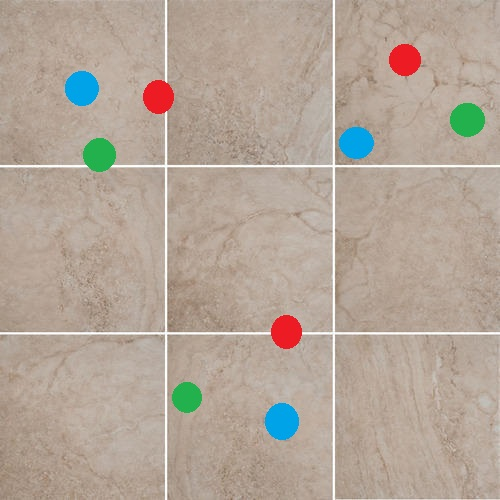
#> input picture algorithms/localization/test.jpg, 500 x 500 px
$ python -i detect_circle.py   (imports and definitions only)
#> lines starting #> are read from the running program, lines starting #| are printed output that depends on the picture
import cv2
import numpy as np

def detect_circle(img):

    LED_list= []

    #importing mask parameters
    file = open(r"mask parameters", "r+")
    param_list = file.readlines()

    lh_b = int(param_list[0])
    ls_b = int(param_list[1])
    lv_b = int(param_list[2])

    uh_b = int(param_list[3])
    us_b = int(param_list[4])
    uv_b = int(param_list[5])

    lh_g = int(param_list[6])
    ls_g = int(param_list[7])
    lv_g = int(param_list[8])

    uh_g = int(param_list[9])
    us_g = int(param_list[10])
    uv_g = int(param_list[11])

    lh_r = int(param_list[12])
    ls_r = int(param_list[13])
    lv_r = int(param_list[14])

    uh_r = int(param_list[15])
    us_r = int(param_list[16])
    uv_r = int(param_list[17])

    # defining the lower bound and upper bound vectors

    l_b = np.array([lh_b, ls_b, lv_b])
    u_b = np.array([uh_b, us_b, uv_b])

    l_g = np.array([lh_g, ls_g, lv_g])
    u_g = np.array([uh_g, us_g, uv_g])

    l_r = np.array([lh_r, ls_r, lv_r])
    u_r = np.array([uh_r, us_r, uv_r])

    # using these bounds on the received image to genberate a mask

    img_hsv = cv2.cvtColor(img, cv2.COLOR_BGR2HSV)
    mask_b = cv2.inRange(img_hsv, l_b, u_b)  # mask created using threshold values
    res_b = cv2.bitwise_and(img, img, mask=mask_b)
    gray_res_b = cv2.cvtColor(res_b, cv2.COLOR_BGR2GRAY)
    gray_res_b= cv2.equalizeHist(gray_res_b)
    gray_res_b = cv2.blur(gray_res_b, (3, 3))

    cv2.imshow("masked image_b", gray_res_b)

    # Apply Hough transform on the blurred image.
    detected_circles = cv2.HoughCircles(gray_res_b,
                                        cv2.HOUGH_GRADIENT, 1, 50, param1=20,
                                        param2=10, minRadius=1, maxRadius=60)

    # Draw circles that are detected.
    if detected_circles is not None:

        # Convert the circle parameters a, b and r to integers.
        detected_circles = np.uint16(np.around(detected_circles))

        for pt in detected_circles[0, :]:
            LED_list.append([pt[0],pt[1],"b", pt[2]])
            # Draw the circumference of the circle.
            cv2.circle(img, (pt[0], pt[1]), pt[2], (0, 255, 0), 2)

            # Draw a small circle (of radius 1) to show the center.
            cv2.circle(img, (pt[0], pt[1]), 1, (0, 0, 0), 3)


   # Now detecting green circles

    mask_g = cv2.inRange(img_hsv, l_g, u_g)  # mask created using threshold values
    res_g = cv2.bitwise_and(img, img, mask=mask_g)
    gray_res_g = cv2.cvtColor(res_g, cv2.COLOR_BGR2GRAY)
    gray_res_g = cv2.equalizeHist(gray_res_g)
    gray_res_g = cv2.blur(gray_res_g, (3, 3))

    cv2.imshow("masked image_g", gray_res_g)

    # Apply Hough transform on the blurred image.
    detected_circles = cv2.HoughCircles(gray_res_g,
                                        cv2.HOUGH_GRADIENT, 1, 50, param1=20,
                                        param2=10, minRadius=1, maxRadius=60)

    # Draw circles that are detected.
    if detected_circles is not None:

        # Convert the circle parameters a, b and r to integers.
        detected_circles = np.uint16(np.around(detected_circles))

        for pt in detected_circles[0, :]:
            LED_list.append([pt[0], pt[1], "g", pt[2]])
            # Draw the circumference of the circle.
            cv2.circle(img, (pt[0], pt[1]), pt[2], (0, 255, 0), 2)

            # Draw a small circle (of radius 1) to show the center.
            cv2.circle(img, (pt[0], pt[1]), 1, (0, 0, 0), 3)

    # Now detecting red circles

    mask_r = cv2.inRange(img_hsv, l_r, u_r)  # mask created using threshold values
    res_r = cv2.bitwise_and(img, img, mask=mask_r)
    gray_res_r = cv2.cvtColor(res_r, cv2.COLOR_BGR2GRAY)
    gray_res_r = cv2.equalizeHist(gray_res_r)
    gray_res_r = cv2.blur(gray_res_r, (5, 5))

    cv2.imshow("masked image_r", gray_res_r)

    # Apply Hough transform on the blurred image.
    detected_circles = cv2.HoughCircles(gray_res_r,
                                        cv2.HOUGH_GRADIENT, 1, 60, param1=30,
                                        param2=20, minRadius=10, maxRadius=60)

    # Draw circles that are detected.
    if detected_circles is not None:

        # Convert the circle parameters a, b and r to integers.
        detected_circles = np.uint16(np.around(detected_circles))

        for pt in detected_circles[0, :]:
            LED_list.append([pt[0], pt[1], "r", pt[2]])
            # Draw the circumference of the circle.
            cv2.circle(img, (pt[0], pt[1]), pt[2], (0, 255, 0), 2)

            # Draw a small circle (of radius 1) to show the center.
            cv2.circle(img, (pt[0], pt[1]), 1, (0, 0, 0), 3)

    print(LED_list)
    cv2.imshow("Detected Circle", img)


    cv2.waitKey(0)

# [2 lines not run here, left out]

>>> import cv2
>>> picture = cv2.imread('test.jpg', cv2.IMREAD_GRAYSCALE)
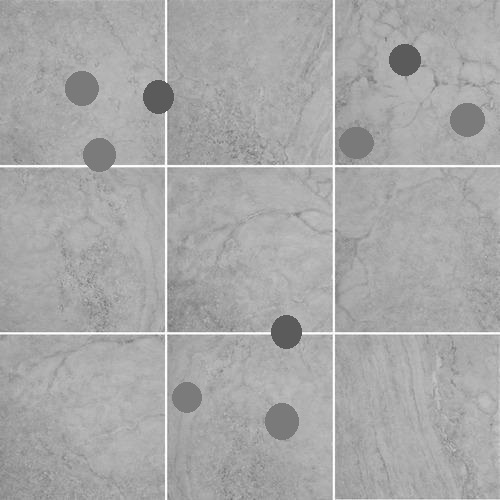
#> picture: shape (500, 500); min 81, max 255, mean 167.9
#> (the run stopped early here; a loop or call above may not have finished)
